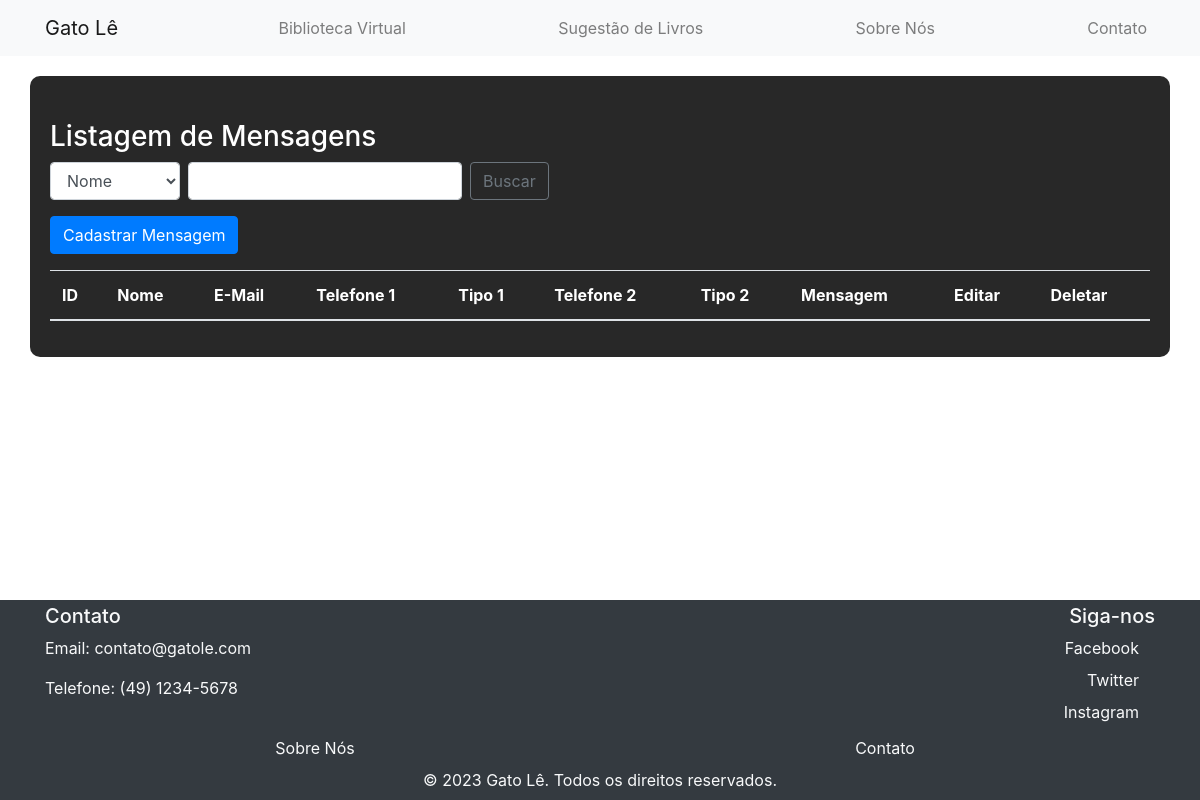
The page /paginas/MensagemList.php on the database as committed earlier.
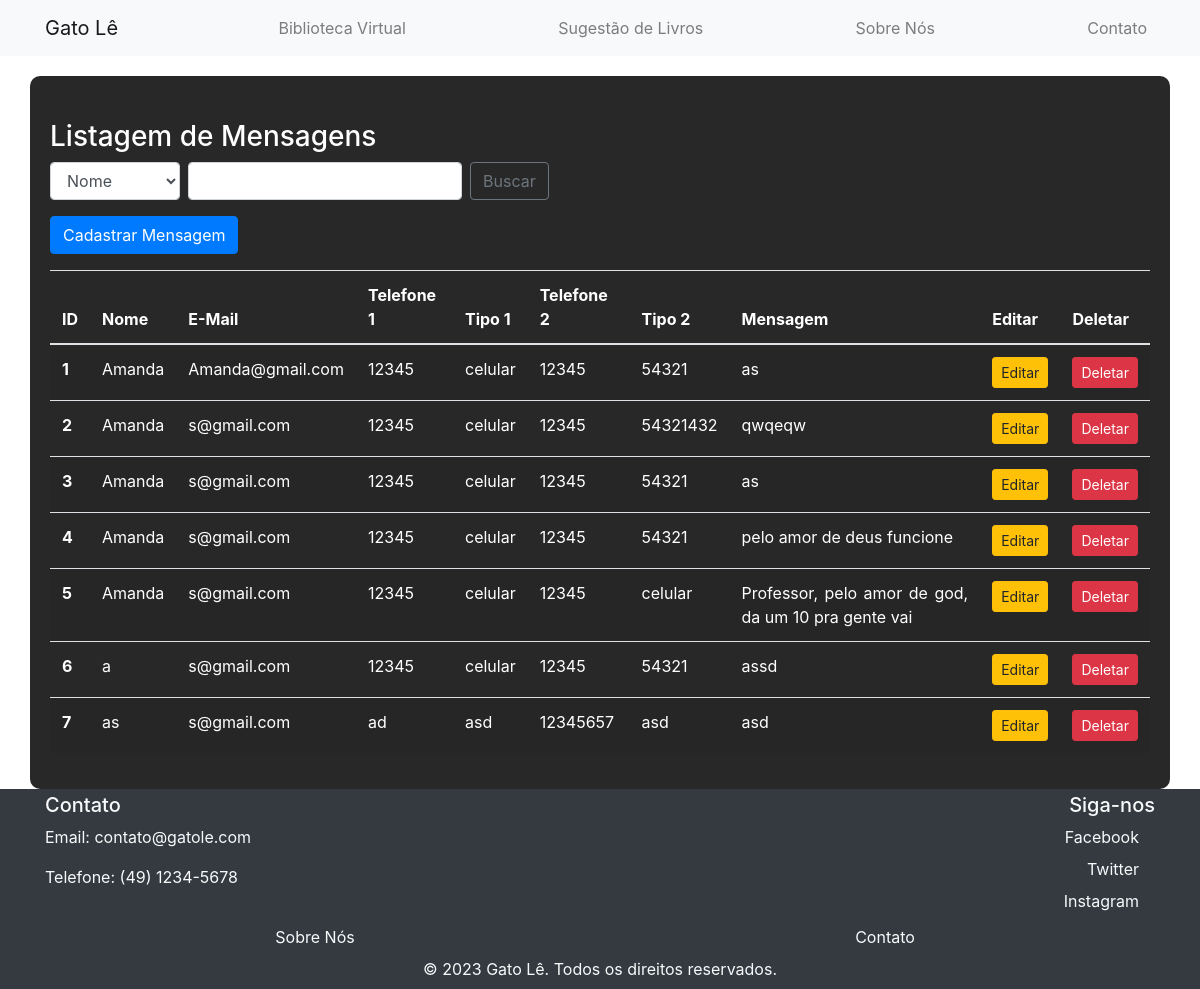
The same page on the database as committed later.
### tables this page shows
CREATE TABLE `mensagem` (
  `id` int(11) NOT NULL,
  `nome` varchar(255) DEFAULT NULL,
  `email` varchar(255) DEFAULT NULL,
  `msg` text DEFAULT NULL,
  `sobrenome` varchar(255) DEFAULT NULL,
  `telefone1` varchar(255) DEFAULT NULL,
  `tipo1` varchar(255) DEFAULT NULL,
  `telefone2` varchar(255) DEFAULT NULL,
  `tipo2` varchar(255) DEFAULT NULL
);

### model/db.class.php (called while the page is built, shortened)
<?php
class DB{
    public function conn(){
        $host = "localhost";
        $dbname = "bancodoprofe";
        $user = "root";
        $password = "";
        try {
            $conn = new PDO(
                "mysql:host=$host;dbname=$dbname",
                $user,
                $password,
                [
                    PDO::ATTR_ERRMODE,
                    PDO::ERRMODE_EXCEPTION,
                    PDO::MYSQL_ATTR_INIT_COMMAND => "SET NAMES utf8"
                ]
            );
            return $conn;
        } catch (PDOException $e) {
            echo "Connection failed: " . $e->getMessage();
        }
    }
    public function select($nome_tabela){
        $conn = $this->conn();
        $sql = "SELECT * FROM $nome_tabela";
        $st = $conn->prepare($sql);
        $st->execute();
        return $st->fetchAll(PDO::FETCH_CLASS);
    }
}
?>

### paginas/MensagemList.php (the view, shortened to what this page needs)
<?php
    include '../model/db.class.php';
    include '../bases/header.php';
    include '../bases/nav.php';
?>
<?php
    $db = new DB();
    $db->conn();
    if(!empty($_POST)){
        $dados =  $db->search("mensagem", $_POST);
    } else {
        $dados = $db->select("mensagem");
    }
?>
<div class="container sobre mx-auto">
    <h3 class="mt-4">Listagem de Mensagens</h3>
    <form action="MensagemList.php" method="post" class="form-inline my-2 my-lg-0">
        <select name="tipo" class="form-control mr-sm-2">
            <option value="nome">Nome</option>
        </select>
        <input type="text" name="valor" class="form-control mr-sm-2">
        <button class="btn btn-outline-secondary my-2 my-sm-0" type="submit">Buscar</button>
    </form>
    <a href="Mensagemform.php" class="btn btn-primary mt-3">Cadastrar Mensagem</a>
    <table class="table table-striped mt-3">
        <thead>
            <tr>
                <th scope="col">ID</th>
                <th scope="col">Nome</th>
                <th scope="col">E-Mail</th>
                <th scope="col">Telefone 1</th>
                <th scope="col">Tipo 1</th>
                <th scope="col">Telefone 2</th>
                <th scope="col">Tipo 2</th>
                <th scope="col">Mensagem</th>
                <th scope="col">Editar</th>
                <th scope="col">Deletar</th>
            </tr>
        </thead>
        <tbody>
            <?php
            foreach($dados as $item){
                echo "<tr>";
                echo "<th scope='row'>$item->id</th>";
                echo "<td>$item->nome</td>";
                echo "<td>$item->email</td>";
                echo "<td>$item->telefone1</td>";
                echo "<td>$item->tipo1</td>";
                echo "<td>$item->telefone2</td>";
                echo "<td>$item->tipo2</td>";
                echo "<td>$item->msg</td>";
                echo "<td><a href='MensagemForm.php?id=$item->id' class='btn btn-warning btn-sm'>Editar</a></td>";
                echo "<td><a onclick='return confirm(\"Deseja Excluir?\")' href='MensagemList.php?id=$item->id' class='btn btn-danger btn-sm'>Deletar</a></td>";
                echo "</tr>";
            }
            ?>
        </tbody>
    </table>
</div>
        <?php include "../bases/footer.php" ?>
</body>
</html>

### bases/header.php (shortened to what this page needs)
<!DOCTYPE html>
<html lang="en">
<head>
    <link rel="stylesheet" href="https://stackpath.bootstrapcdn.com/bootstrap/4.1.3/css/bootstrap.min.css">
    <link rel="stylesheet" href="../css/css.css">
  </head>

### bases/nav.php (shortened to what this page needs)
<nav class="navbar navbar-expand-lg navbar-light bg-light">
     <div class="container">
         <a class="navbar-brand" href="../bases/Main.php">Gato Lê</a>
         <div class="collapse navbar-collapse" id="navbarNav">
             <ul class="navbar-nav ml-auto">
                 <li class="nav-item">
                     <a class="nav-link" href="../paginas/biblioteca.php">Biblioteca Virtual</a>
                 </li>
             </ul>
         </div>
         <div class="collapse navbar-collapse" id="navbarNav">
             <ul class="navbar-nav ml-auto">
                 <li class="nav-item">
                     <a class="nav-link" href="../paginas/SugestaoForm.php">Sugestão de Livros</a>
                 </li>
             </ul>
         </div>
         <div class="collapse navbar-collapse" id="navbarNav">
             <ul class="navbar-nav ml-auto">
                 <li class="nav-item">
                     <a class="nav-link" href="../paginas/sobrenos.php">Sobre Nós</a>
                 </li>
             </ul>
         </div>
         <div class="collapse navbar-collapse" id="navbarNav">
             <ul class="navbar-nav ml-auto">
                 <li class="nav-item">
                     <a class="nav-link" href="../paginas/MensagemForm.php">Contato</a>
                 </li>
             </ul>
         </div>
     </div>
 </nav>

### bases/footer.php (shortened to what this page needs)
</body>
<div class="container-fluid my-5">
  <footer class="bg-dark text-light mt-5 fixed-bottom">
    <div class="container py-1">
      <div class="row">
        <div class="col-md-6">
          <h5>Contato</h5>
          <p>Email: contato@gatole.com</p>
          <p>Telefone: (49) 1234-5678</p>
        </div>
        <div class="col-md-6 text-md-right">
          <h5>Siga-nos</h5>
          <a href="https://www.facebook.com/" class="text-light d-block mb-2" target="_blank">Facebook<i class="fab fa-facebook fa-2x mx-2"></i></a>
          <a href="https://twitter.com/" class="text-light d-block mb-2" target="_blank">Twitter<i class="fab fa-twitter fa-2x mx-2"></i></a>
          <a href="https://instagram.com/" class="text-light d-block mb-2" target="_blank">Instagram<i class="fab fa-instagram fa-2x mx-2"></i></a>
        </div>
      </div>
    </div>
    <div class="container text-center">
    <div class="row">
        <div class="col">
            <p class="mb-0"><a href="../paginas/sobrenos.php" class="text-light">Sobre Nós</a></p>
        </div>
        <div class="col">
            <p class="mb-0"><a href="../paginas/MensagemForm.php" class="text-light">Contato</a></p>
        </div>
    </div>
</div>
    <div class="container text-center py-2">
      <p class="mb-0">&copy; 2023 Gato Lê. Todos os direitos reservados.</p>
    </div>
  </footer>
</div>

### css/css.css (style rules this page uses)
.sobre { background: rgba(0, 0, 0, 0.842); padding: 20px; margin-top: 50px; border-radius: 10px; margin-bottom: 200px; color: white; text-align: justify; }
.sobre { margin: 20px; }

Rows that differ between the two databases and show on the page:
added mensagem: id "1", nome "Amanda", email "Amanda@gmail.com", telefone1 "12345", tipo1 "celular", telefone2 "12345", tipo2 "54321", msg "as"
added mensagem: id "2", nome "Amanda", email "s@gmail.com", telefone1 "12345", tipo1 "celular", telefone2 "12345", tipo2 "54321432", msg "qwqeqw"
added mensagem: id "3", nome "Amanda", email "s@gmail.com", telefone1 "12345", tipo1 "celular", telefone2 "12345", tipo2 "54321", msg "as"
added mensagem: id "4", nome "Amanda", email "s@gmail.com", telefone1 "12345", tipo1 "celular", telefone2 "12345", tipo2 "54321", msg "pelo amor de deus funcione"
added mensagem: id "5", nome "Amanda", email "s@gmail.com", telefone1 "12345", tipo1 "celular", telefone2 "12345", tipo2 "celular", msg "Professor, pelo amor de god, da um 10 pra gente vai"
added mensagem: id "6", nome "a", email "s@gmail.com", telefone1 "12345", tipo1 "celular", telefone2 "12345", tipo2 "54321", msg "assd"
added mensagem: id "7", nome "as", email "s@gmail.com", telefone1 "ad", tipo1 "asd", telefone2 "12345657", tipo2 "asd", msg "asd"
